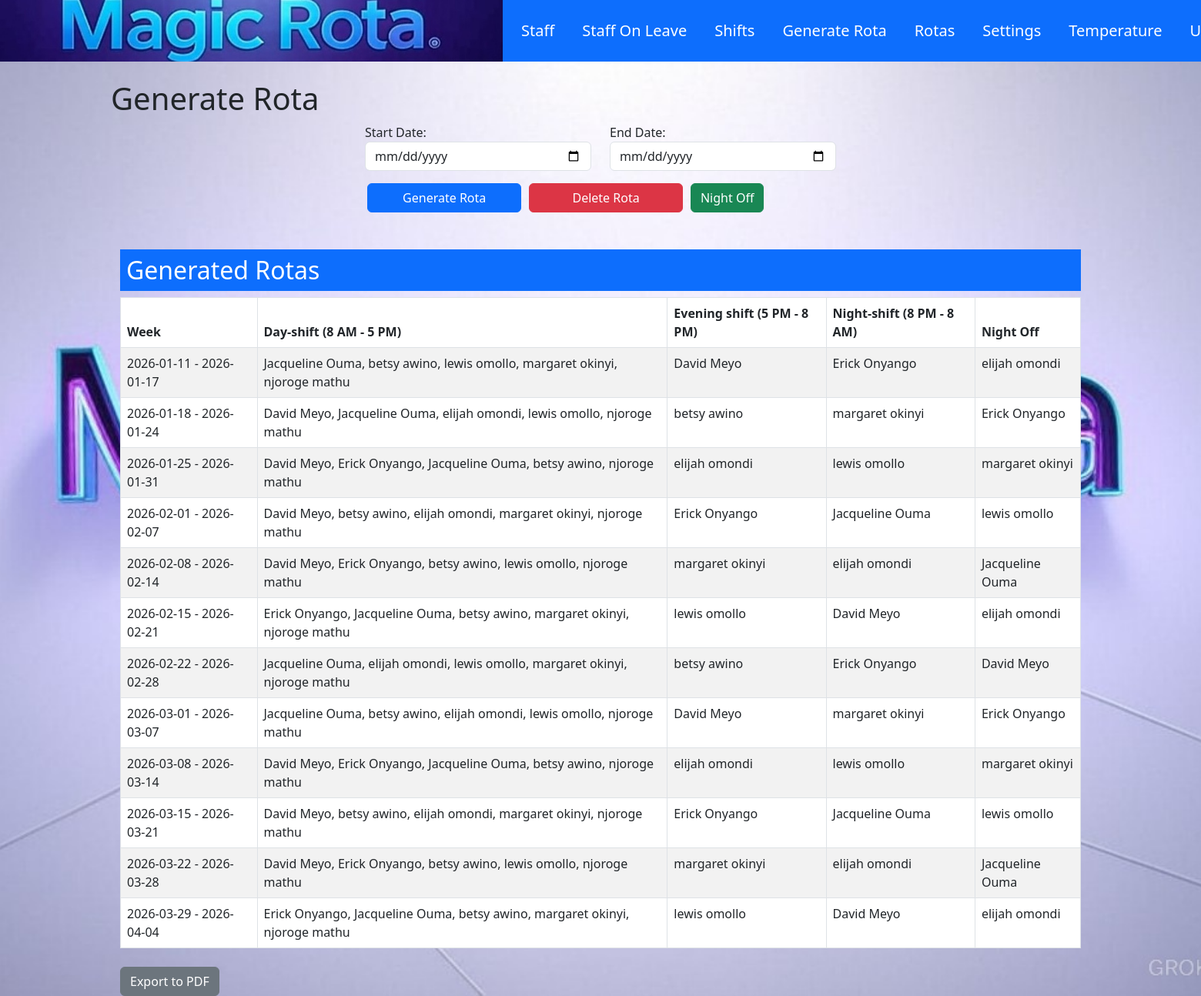
Page /generate_rota (signed in) on the committed database.
### models/models.py (models this page shows)
class Rota(db.Model):
    __tablename__ = 'rotas'
    id = db.Column(db.Integer, primary_key=True, autoincrement=True)
    rota_id = db.Column(db.Integer, nullable=False)
    week_range = db.Column(db.String(50), nullable=False, unique=True)
    shift_8_5 = db.Column(db.String(255), nullable=False)
    shift_5_8 = db.Column(db.String(255), nullable=False)
    shift_8_8 = db.Column(db.String(255), nullable=False)
    night_off = db.Column(db.String(255), nullable=True)
    date = db.Column(db.Date, default=date.today, nullable=False)

### blueprints/rota.py (the view, shortened to what this page needs)
@rota_bp.route('/generate_rota', methods=['GET', 'POST'])
@login_required
def generate_rota():
    last_rota = Rota.query.order_by(Rota.date.desc()).first()
    rotas = Rota.query.filter_by(rota_id=last_rota.rota_id).order_by(Rota.date).all() if last_rota else []
    return render_template('rota.html', rotas=rotas)

### app.py (called while the page is built)
@login_manager.user_loader
def load_user(user_id):
    return db.session.get(User, int(user_id))

@app.before_request
def update_session_timeout():
    if current_user.is_authenticated:
        session.permanent = True  # Extend the session lifetime for each request

### templates/rota.html (shortened to what this page needs)
{% extends 'base.html' %}
{% block content %}
<div class="container">
    <h1>Generate Rota</h1>
    <form action="{{ url_for('rota.generate_rota') }}" method="POST">
        <div class="container" style="width: 50%;">
            <div class="row">
                <div class="col-md-6">
                    <label for="start_date">Start Date:</label>
                    <input type="date" class="form-control" name="start_date" required>
                </div>
                <div class="col-md-6">
                    <label for="end_date">End Date:</label>
                    <input type="date" class="form-control" name="end_date" required>
                </div>
            </div>
        </div>
<div class="container" style="width: 49.5%;">
    <div class="row mt-3">
        <div class="col-md-4">
            <form action="{{ url_for('rota.generate_rota') }}" method="POST">
                <button type="submit" name="action" value="generate" class="btn btn-primary">Generate Rota</button>
            </form>
        </div>
        <div class="col-md-4">
            <form action="{{ url_for('rota.delete_rota') }}" method="POST">
                <button type="submit" class="btn btn-danger">Delete Rota</button>
            </form>
        </div>
    <div class="col-md-4">
            <a href="{{ url_for('rota.select_night_off') }}" class="btn btn-success">Night Off</a>
        </div>
    </div>
</div>
<div class="container mt-5">
    <h2 class="text-white bg-primary p-2">Generated Rotas</h2>
    {% if rotas %}
    <table class="table table-striped table-bordered">
        <thead>
            <tr>
                <th>Week</th>
                <th>Day-shift (8 AM - 5 PM)</th>
                <th>Evening shift (5 PM - 8 PM)</th>
                <th>Night-shift (8 PM - 8 AM)</th>
                <th>Night Off</th>
            </tr>
        </thead>
        <tbody>
            {% for rota in rotas %}
            <tr>
                <td>{{ rota.week_range }}</td>
                <td>{{ rota.shift_8_5 }}</td>
                <td>{{ rota.shift_5_8 }}</td>
                <td>{{ rota.shift_8_8 }}</td>
                <td>{{ rota.night_off }}</td>
            </tr>
            {% endfor %}
        </tbody>
    </table>
    <a href="{{ url_for('pdf.export_pdf') }}" class="btn btn-secondary mt-2">Export to PDF</a>
    {% else %}
    <div class="alert alert-danger" role="alert">
        No rota available yet.
    </div>
    {% endif %}
</div>
{% endblock %}

### static/styles.css (style rules this page uses)
button { align-self: center; width: 200px; }
body { background-image: url('/static/images/magic.jpeg'); background-size: cover; background-repeat: no-repeat; background-attachment: fixed; background-position: center; }

### rows in the picture
Rota: week_range "2026-01-11 - 2026-01-17", shift_8_5 "Jacqueline Ouma, betsy awino, lewis omollo, margaret okinyi, njoroge mathu", shift_5_8 "David Meyo", shift_8_8 "Erick Onyango", night_off "elijah omondi"
Rota: week_range "2026-01-18 - 2026-01-24", shift_8_5 "David Meyo, Jacqueline Ouma, elijah omondi, lewis omollo, njoroge mathu", shift_5_8 "betsy awino", shift_8_8 "margaret okinyi", night_off "Erick Onyango"
Rota: week_range "2026-01-25 - 2026-01-31", shift_8_5 "David Meyo, Erick Onyango, Jacqueline Ouma, betsy awino, njoroge mathu", shift_5_8 "elijah omondi", shift_8_8 "lewis omollo", night_off "margaret okinyi"
Rota: week_range "2026-02-01 - 2026-02-07", shift_8_5 "David Meyo, betsy awino, elijah omondi, margaret okinyi, njoroge mathu", shift_5_8 "Erick Onyango", shift_8_8 "Jacqueline Ouma", night_off "lewis omollo"
Rota: week_range "2026-02-08 - 2026-02-14", shift_8_5 "David Meyo, Erick Onyango, betsy awino, lewis omollo, njoroge mathu", shift_5_8 "margaret okinyi", shift_8_8 "elijah omondi", night_off "Jacqueline Ouma"
Rota: week_range "2026-02-15 - 2026-02-21", shift_8_5 "Erick Onyango, Jacqueline Ouma, betsy awino, margaret okinyi, njoroge mathu", shift_5_8 "lewis omollo", shift_8_8 "David Meyo", night_off "elijah omondi"
Rota: week_range "2026-02-22 - 2026-02-28", shift_8_5 "Jacqueline Ouma, elijah omondi, lewis omollo, margaret okinyi, njoroge mathu", shift_5_8 "betsy awino", shift_8_8 "Erick Onyango", night_off "David Meyo"
Rota: week_range "2026-03-01 - 2026-03-07", shift_8_5 "Jacqueline Ouma, betsy awino, elijah omondi, lewis omollo, njoroge mathu", shift_5_8 "David Meyo", shift_8_8 "margaret okinyi", night_off "Erick Onyango"
Rota: week_range "2026-03-08 - 2026-03-14", shift_8_5 "David Meyo, Erick Onyango, Jacqueline Ouma, betsy awino, njoroge mathu", shift_5_8 "elijah omondi", shift_8_8 "lewis omollo", night_off "margaret okinyi"
Rota: week_range "2026-03-15 - 2026-03-21", shift_8_5 "David Meyo, betsy awino, elijah omondi, margaret okinyi, njoroge mathu", shift_5_8 "Erick Onyango", shift_8_8 "Jacqueline Ouma", night_off "lewis omollo"
Rota: week_range "2026-03-22 - 2026-03-28", shift_8_5 "David Meyo, Erick Onyango, betsy awino, lewis omollo, njoroge mathu", shift_5_8 "margaret okinyi", shift_8_8 "elijah omondi", night_off "Jacqueline Ouma"
Rota: week_range "2026-03-29 - 2026-04-04", shift_8_5 "Erick Onyango, Jacqueline Ouma, betsy awino, margaret okinyi, njoroge mathu", shift_5_8 "lewis omollo", shift_8_8 "David Meyo", night_off "elijah omondi"
